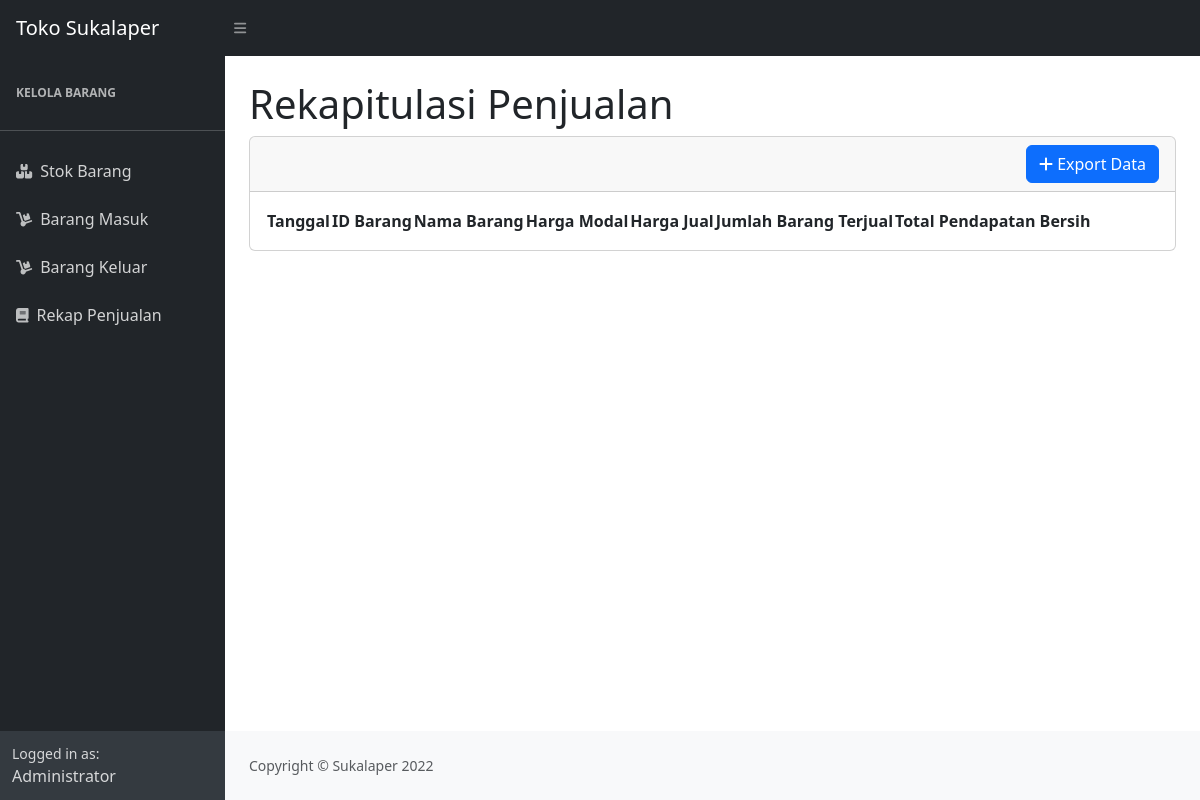
The app's page /kelola_stok/kelola_stok.php (signed in), older data.
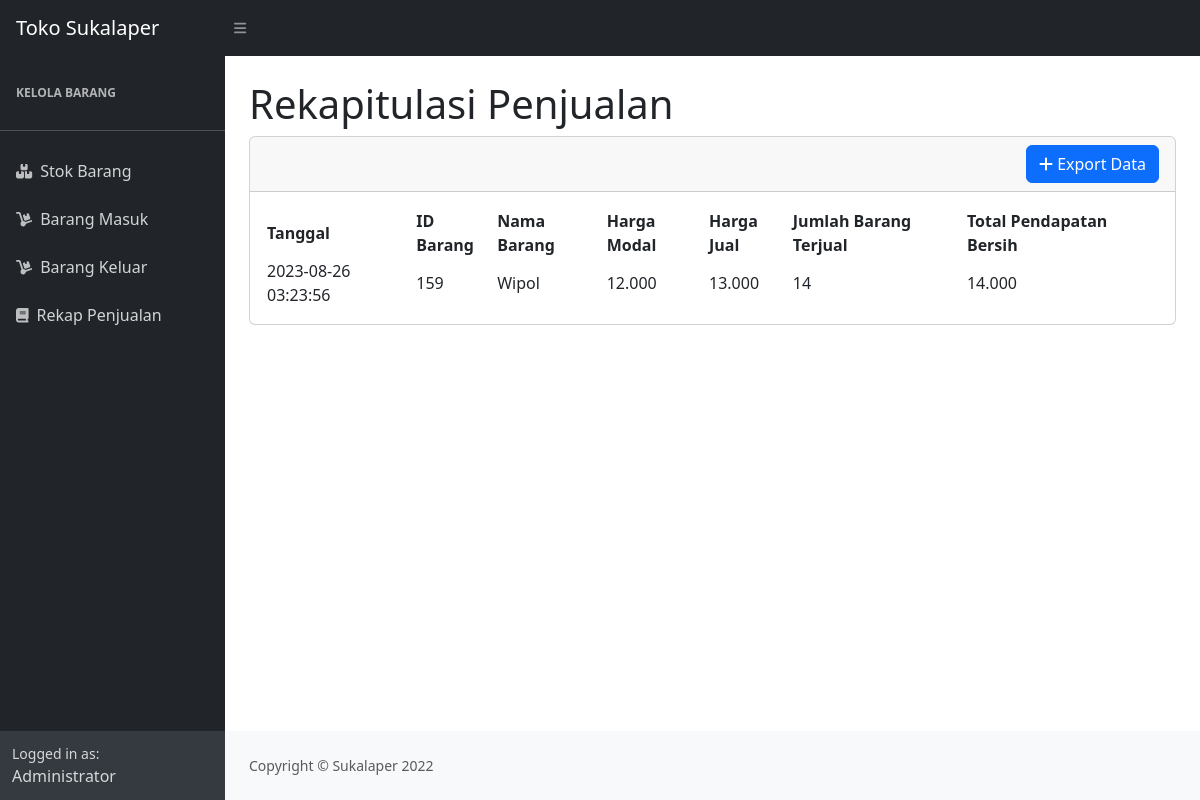
The same page, newer data.
### tables this page shows
CREATE TABLE `keluar` (
  `idkeluar` int(11) NOT NULL,
  `idbarang` int(11) NOT NULL,
  `tanggal` timestamp NOT NULL DEFAULT current_timestamp(),
  `qty` int(11) NOT NULL,
  `laba` decimal(10,3) DEFAULT NULL
);

CREATE TABLE `stok` (
  `idbarang` int(11) NOT NULL,
  `namabarang` text DEFAULT NULL,
  `hargamodal` decimal(10,3) NOT NULL,
  `satuanberat` int(11) NOT NULL,
  `jumlahbarang` int(11) NOT NULL,
  `hargajual` decimal(10,3) NOT NULL,
  `tanggal` timestamp NOT NULL DEFAULT current_timestamp() ON UPDATE current_timestamp()
);

### kelola_stok/kelola_stok.php (the view, shortened to what this page needs)
<?php
require 'function.php';
?>
<!DOCTYPE html>
<html lang="en">
<head>
  <link href="https://cdn.jsdelivr.net/npm/simple-datatables@7.1.2/dist/style.min.css" rel="stylesheet" />
  <link href="../assets/css/styles.css" rel="stylesheet" />
  <link href="https://cdn.jsdelivr.net/npm/bootstrap@5.3.1/dist/css/bootstrap.min.css" rel="stylesheet">
</head>
<body class="sb-nav-fixed">
  <nav class="sb-topnav navbar navbar-expand navbar-dark bg-dark">
    <a class="navbar-brand ps-3" href="../index.php">Toko Sukalaper</a>
    <button class="btn btn-link btn-sm order-1 order-lg-0 me-4 me-lg-0" id="sidebarToggle" href="#!"><i class="fas fa-bars"></i></button>
  </nav>
  <div id="layoutSidenav">
    <div id="layoutSidenav_nav">
      <nav class="sb-sidenav accordion sb-sidenav-dark" id="sidenavAccordion">
        <div class="sb-sidenav-menu">
          <div class="nav">
            <div class="sb-sidenav-menu-heading"> Kelola Barang </div>
            <hr>
            <a class="nav-link" href="../index.php">
              <div class="sb-nav-link-icon"><i class="fas fa-boxes-alt"></i></div>
              Stok Barang
            </a>
            <a class="nav-link" href="barang-masuk.php">
              <div class="sb-nav-link-icon"><i class="fas fa-dolly"></i></div>
              Barang Masuk
            </a>
            <a class="nav-link" href="barang-keluar.php">
              <div class="sb-nav-link-icon"><i class="fas fa-dolly"></i></div>
              Barang Keluar
            </a>
            <a class="nav-link" href="kelola_stok.php">
              <div class="sb-nav-link-icon"><i class="fas fa-book"></i></div>
              Rekap Penjualan
            </a>
          </div>
        </div>
        <div class="sb-sidenav-footer">
          <div class="small">Logged in as:</div>
          Administrator
        </div>
      </nav>
    </div>
    <div id="layoutSidenav_content">
      <main>
        <div class="container-fluid px-4">
          <div class="text-left mt-4">
            <h1 class="animated-text">Rekapitulasi Penjualan</h1>
          </div>
          <div class="card mb-4">
            <div class="card-header">
              <a href="export-kelola-stok.php" class="btn btn-primary" style="float: right;">
                <span class="fas fa-plus"></span> Export Data
              </a>
            </div>
            <div class="card-body">
              <table id="datatablesSimple">
                <thead>
                  <tr>
                    <th>Tanggal</th>
                    <th>ID Barang</th>
                    <th>Nama Barang</th>
                    <th>Harga Modal</th>
                    <th>Harga Jual</th>
                    <th>Jumlah Barang Terjual</th>
                    <th>Total Pendapatan Bersih</th>
                  </tr>
                </thead>
                <tbody>
                  <?php
                  $result_ambil_semua_data_stok = mysqli_query($conn,"SELECT * FROM keluar K, stok S WHERE S.idbarang = K.idbarang");
                  while($data=mysqli_fetch_array($result_ambil_semua_data_stok)){
                    $tanggal = $data['tanggal'];
                    $idbarang = $data['idbarang'];
                    $namabarang = $data['namabarang'];
                    $hargamodal = $data['hargamodal'];
                    $hargajual = $data['hargajual'];
                    $qty = $data['qty'];
                    $laba = ($hargajual - $hargamodal) * $qty;
                    ?>
                    <tr>
                      <td><?php echo $tanggal ;?></td>
                      <td><?php echo $idbarang; ?></td>
                      <td><?php echo $namabarang ;?></td>
                      <td><?php echo $hargamodal ;?></td>
                      <td><?php echo $hargajual ;?></td>
                      <td><?php echo $qty ;?></td>
                      <td><?php echo number_format($laba, 3, '.', '');?></td>
                    </tr>
                    <?php }?>
                </tbody>
              </table>
            </div>
          </div>
        </div>
      </main>
      <footer class="py-4 bg-light mt-auto">
        <div class="container-fluid px-4">
          <div class="d-flex align-items-center justify-content-between small">
            <div class="text-muted">Copyright &copy; Sukalaper 2022</div>
          </div>
        </div>
      </footer>
    </div>
  </div>
</body>
</html>

Row changes from the older to the newer data that the page shows:
added keluar: idbarang.tanggal "2023-08-26 03:23:56", idbarang.idbarang "159", idbarang.namabarang "Wipol", idbarang.hargamodal "12.000", idbarang.hargajual "13.000", qty "14", laba "14.000"
